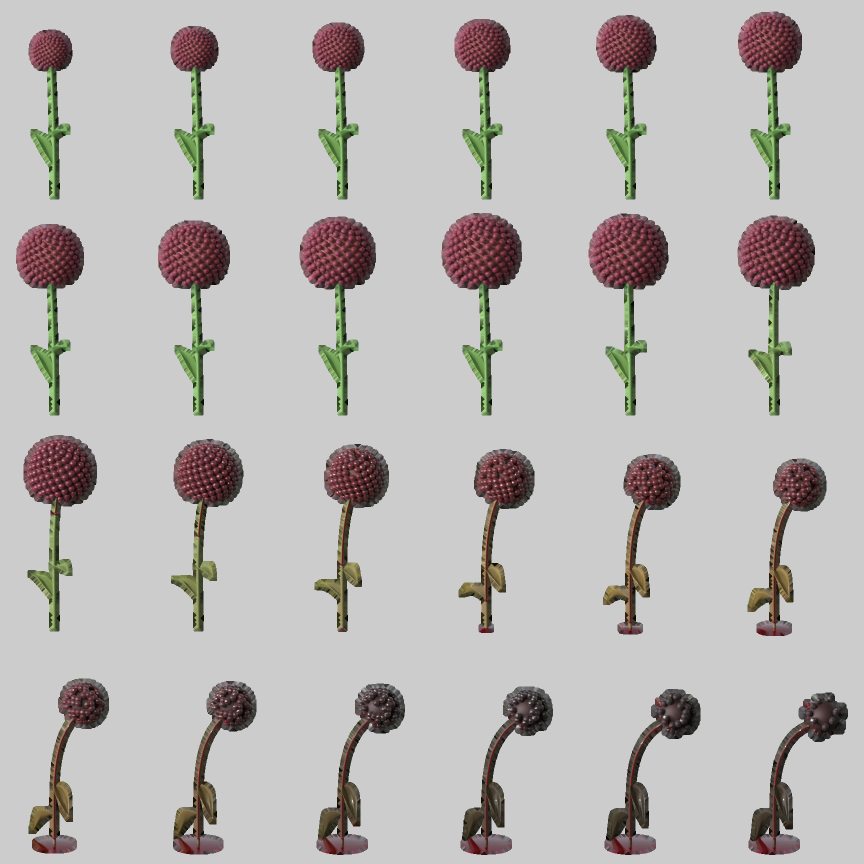
#> input picture Bouquet/assets/flowers/allium0_crimson.jpg, 1728 x 1728 px (shown at 1/2 size)
$ python make_palette.py ../../Bouquet/assets/flowers/allium0_crimson.jpg
#> lines starting #> are read from the running program, lines starting #| are printed output that depends on the picture
"""Builds the pixel art palette from screenshots of the smooth interface.

    BouquetTest --snapshot plain.png synth 3 1
    BouquetTest --snapshot real.png synth 3 1 real   (and meadow, realmeadow ...)
    python3 tools/ui/make_palette.py plain.png real.png ...

Prints the palette for Source/ui/PixelArt.cpp: the interface colours exactly, then the
colours that best cover the screenshots (k-means, in Pillow), merged where two are
too close to tell apart on the pixel grid.
"""
import sys
from PIL import Image

# Kept exactly: paper, ink and the accents (BouquetLookAndFeel.h).
FIXED = [0xfbf7f0, 0xefe7da, 0xffffff, 0x2b2631, 0xe8735a, 0xf4a77c, 0xe4789b, 0xf2c14e,
         0x6fa8f5, 0xa58cf0, 0x5cc9a7, 0x8a6fe6, 0x6f86f0, 0x4fb8c9]
SIZE = 64          # colours in all
MIN_DISTANCE = 14  # closer than this (RGB) to a colour already chosen: dropped


def rgb(c):
    return (c >> 16) & 255, (c >> 8) & 255, c & 255


def distance(a, b):
    return sum((x - y) ** 2 for x, y in zip(a, b)) ** 0.5


def main(paths):
    # Every screenshot side by side, halved (the pixel grid's resolution).
    images = [Image.open(p).convert("RGB") for p in paths]
#> images = 1 item
    images = [im.resize((im.width // 2, im.height // 2), Image.BOX) for im in images]
    sheet = Image.new("RGB", (sum(im.width for im in images), max(im.height for im in images)))
#> sheet: PIL image 864x864 RGB; every value is 0
    x = 0
    for im in images:
        sheet.paste(im, (x, 0))
        x += im.width
#> this loop made 1 pass
#> x on pass 1: 864
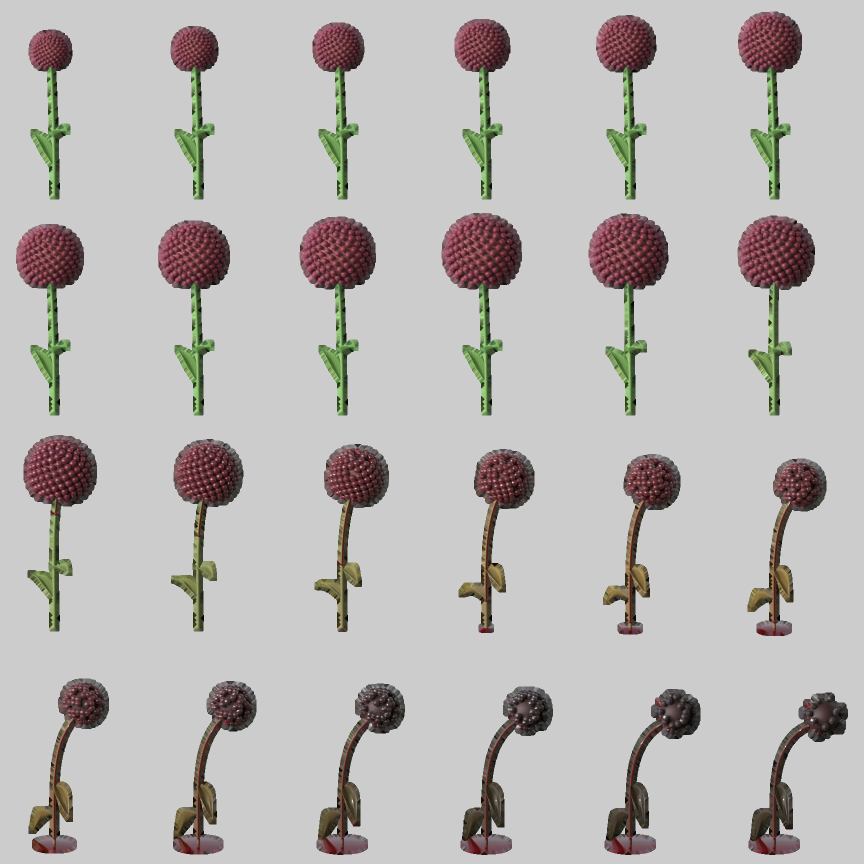
#> sheet: PIL image 864x864 RGB; mean R, G, B 185.9, 182.8, 180.9
#> after the loop, x = 864

    # Twice as many candidates as needed, the most used first.
    quantised = sheet.quantize(colors=SIZE * 2, method=Image.Quantize.MEDIANCUT, kmeans=4)
    found = quantised.getpalette()[: SIZE * 6]
#> found = 384 values, max 237 at index 0, min 7 at index 383, mean 98.12
    candidates = [tuple(found[i:i + 3]) for i in range(0, len(found), 3)]
#> candidates = 128 items, first 6: (237, 230, 226), (206, 206, 206), (205, 205, 205), (209, 204, 205), (206, 205, 205), (206, 204, 202)
    counts = sorted(quantised.getcolors(), reverse=True)
#> counts = 128 pairs, first value 8 to 600342, second value 0 to 127

    chosen = [rgb(c) for c in FIXED]
    for _, index in counts:
        c = candidates[index]
        if len(chosen) >= SIZE:
            break
        if all(distance(c, o) >= MIN_DISTANCE for o in chosen):
            chosen.append(c)
#> this loop made 102 passes
#> (index, c) on passes 1 to 12: (7, (204, 204, 204)), (2, (205, 205, 205)), (8, (204, 205, 203)), (6, (205, 205, 207)), (22, (148, 196, 120)), (69, (61, 80, 48)), (27, (115, 158, 88)), (11, (203, 205, 205)), (64, (88, 79, 76)), (62, (94, 87, 86)), (16, (202, 203, 202)), (33, (137, 136, 129))
#> after the loop, chosen = 64 items, first 6: (251, 247, 240), (239, 231, 218), (255, 255, 255), (43, 38, 49), (232, 115, 90), (244, 167, 124)

    chosen = chosen[: len(FIXED)] + sorted(chosen[len(FIXED):], key=lambda c: (0.3 * c[0] + 0.59 * c[1] + 0.11 * c[2]))
    words = ["0xff%02x%02x%02x" % c for c in chosen]
#> words = 64 items, first 6: '0xfffbf7f0', '0xffefe7da', '0xffffffff', '0xff2b2631', '0xffe8735a', '0xfff4a77c'
    for i in range(0, len(words), 8):
        print("        " + ", ".join(words[i:i + 8]) + ",")
#> this loop made 8 passes
#> i on passes 2 to 8: 8, 16, 24, 32, 40, 48, 56
#> (printed output is left out)


if __name__ == "__main__":
    main(sys.argv[1:])

$ run again, on Bouquet/assets/flowers/bell0_blue.jpg
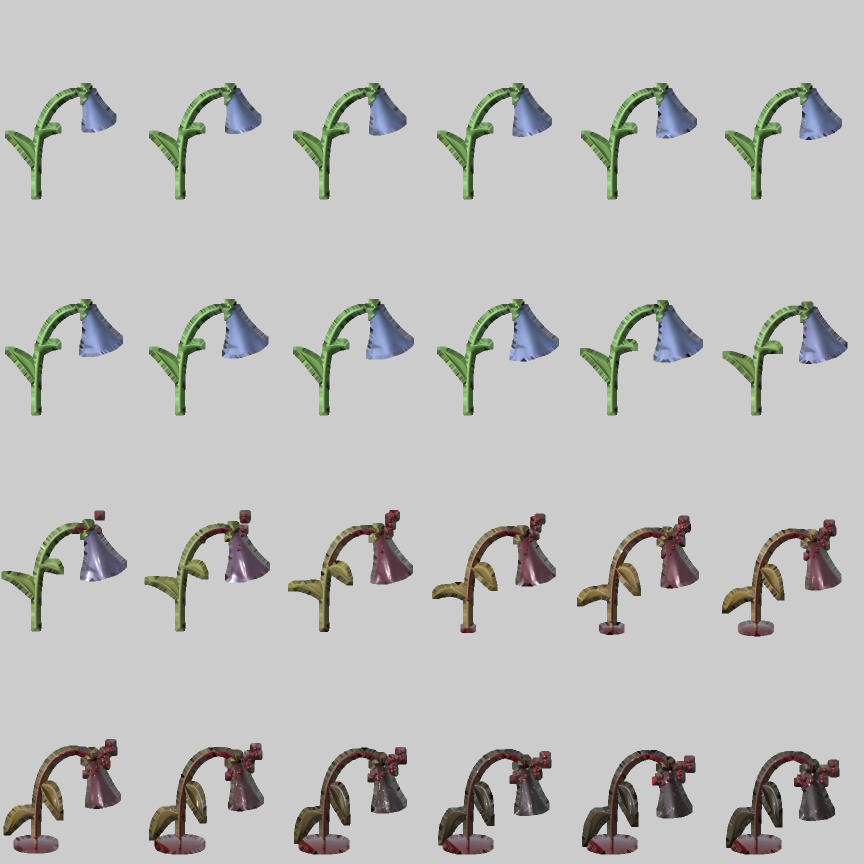
#> input picture Bouquet/assets/flowers/bell0_blue.jpg, 1728 x 1728 px (shown at 1/2 size)
#> images = 1 item
#> the loop in main, `for im in images:` made 1 pass
#> x on pass 1: 864
#> after the loop in main, `for im in images:`:
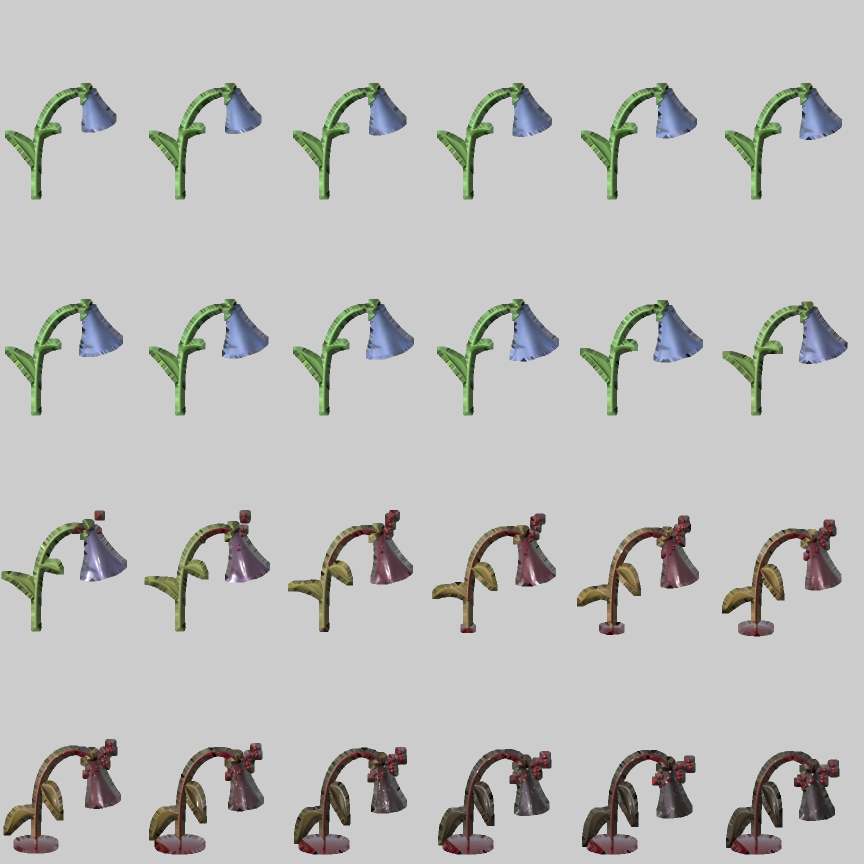
#> sheet: PIL image 864x864 RGB; mean R, G, B 189.5, 189.8, 188
#> after the loop in main, `for im in images:`: x = 864
#> found = 384 values, max 250 at index 2, min 10 at index 383, mean 120.4
#> candidates = 128 items, first 6: (247, 245, 250), (229, 219, 228), (206, 206, 207), (206, 206, 204), (204, 206, 206), (205, 206, 202)
#> counts = 128 pairs, first value 30 to 618965, second value 0 to 127
#> the loop in main, `for _, index in counts:` made 80 passes
#> (index, c) on passes 1 to 8: (12, (204, 204, 204)), (8, (205, 205, 205)), (13, (204, 204, 203)), (11, (205, 205, 206)), (108, (67, 59, 43)), (123, (45, 39, 31)), (17, (203, 205, 205)), (107, (68, 63, 61))
#> after the loop in main, `for _, index in counts:`: chosen = 64 items, first 6: (251, 247, 240), (239, 231, 218), (255, 255, 255), (43, 38, 49), (232, 115, 90), (244, 167, 124)
#> words = 64 items, first 6: '0xfffbf7f0', '0xffefe7da', '0xffffffff', '0xff2b2631', '0xffe8735a', '0xfff4a77c'
#> the loop in main, `for i in range(0, len(words), 8):` made 8 passes
#> i on passes 2 to 8: 8, 16, 24, 32, 40, 48, 56
#> (printed output is left out)
